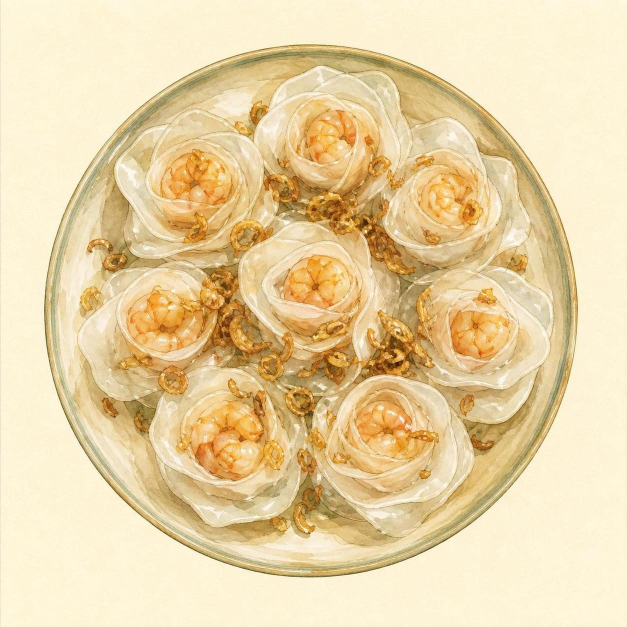
#> input picture nonla-app/assets/dishes/banh-bao-banh-vac.jpg, 1254 x 1254 px (shown at 1/2 size)
$ python _shrink.py assets/dishes/banh-bao-banh-vac.jpg assets/dishes/banh-beo.jpg assets/dishes/banh-beo.jpg 5
#> lines starting #> are read from the running program, lines starting #| are printed output that depends on the picture

import sys
from PIL import Image
src, dst, mode, px = sys.argv[1], sys.argv[2], sys.argv[3], int(sys.argv[4])
im = Image.open(src).convert("RGB")
#> im is the input picture: PIL image 1254x1254 RGB; mean R, G, B 233, 210.7, 165.3
if mode == "icon":
    s = min(im.size)
    l = (im.width - s) // 2
    t = (im.height - s) // 2
    im = im.crop((l, t, l + s, t + s)).resize((px, px), Image.LANCZOS)
    im.save(dst, "WEBP", quality=88, method=6)
else:
    # Khung ảnh trong app cố định 16/10. Proxy trả kích thước tuỳ hứng nên
    # phải tự cắt về đúng tỉ lệ ở đây — để app cắt bằng object-fit thì phần
    # bị mất là ngẫu nhiên và không ai thấy trước được.
    TARGET = 16 / 10
    r = im.width / im.height
#> r = 1
    if r > TARGET:                      # quá rộng → xén hai bên
        w = round(im.height * TARGET)
        l = (im.width - w) // 2
        im = im.crop((l, 0, l + w, im.height))
    elif r < TARGET:                    # quá cao → giữ phần TRÊN
        h = round(im.width / TARGET)
#> h = 784
        # Cắt từ 12% xuống chứ không cắt giữa: ảnh phố thì trời chiếm phần
        # trên và mặt đường chiếm phần dưới, thứ đáng giữ là dải giữa-trên
        # nơi có mặt tiền quán và biển hiệu.
        t = min(round(im.height * 0.12), im.height - h)
#> t = 150
        im = im.crop((0, t, im.width, t + h))
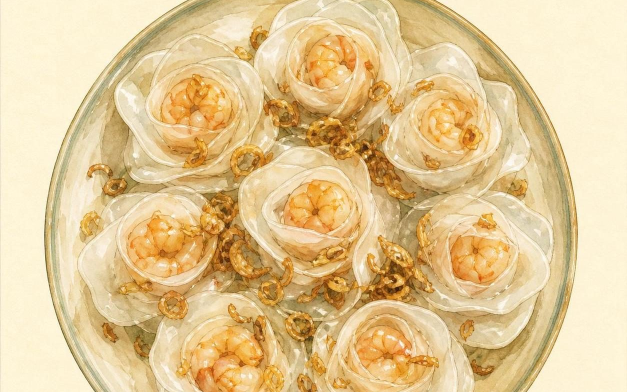
#> im: PIL image 1254x784 RGB (shown at 1/2 size); mean R, G, B 227.2, 199.4, 148.2
    im = im.resize((px, round(px / TARGET)), Image.LANCZOS)
    im.save(dst, "JPEG", quality=84, optimize=True, progressive=True)
print(im.size[0], im.size[1])
#| 5 3

$ run again, on nonla-app/assets/dishes/banh-bot-loc.jpg
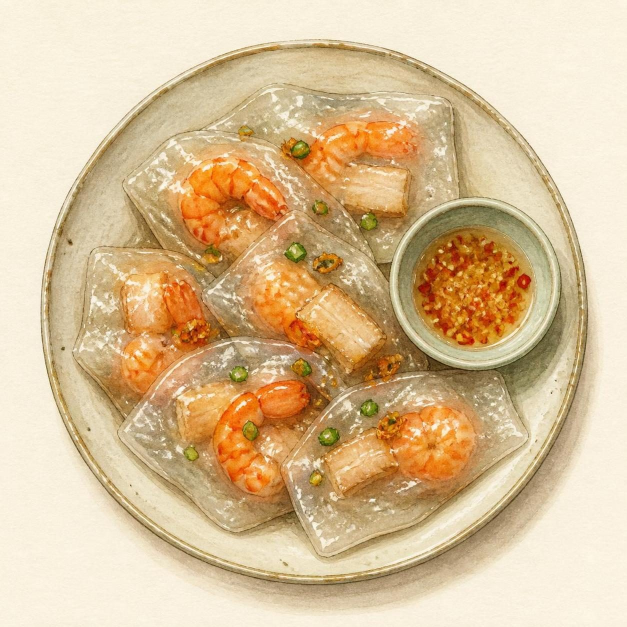
#> input picture nonla-app/assets/dishes/banh-bot-loc.jpg, 1254 x 1254 px (shown at 1/2 size)
#> im is the input picture: PIL image 1254x1254 RGB; mean R, G, B 217.6, 190.9, 151.1
#> `im = im.crop((0, t, im.width, t + h))`:
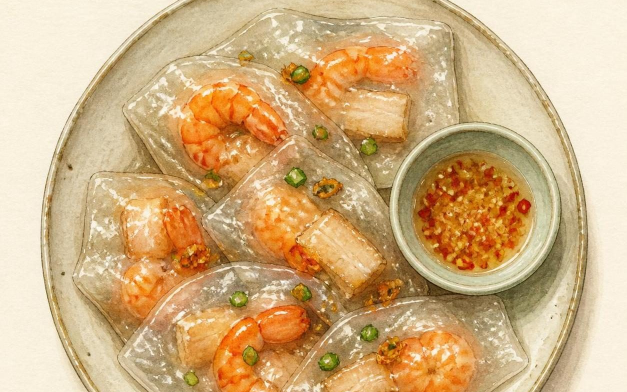
#> im: PIL image 1254x784 RGB (shown at 1/2 size); mean R, G, B 209.6, 176, 129.1
#| 5 3

$ run again, on nonla-app/assets/dishes/banh-canh-ca-loc.jpg
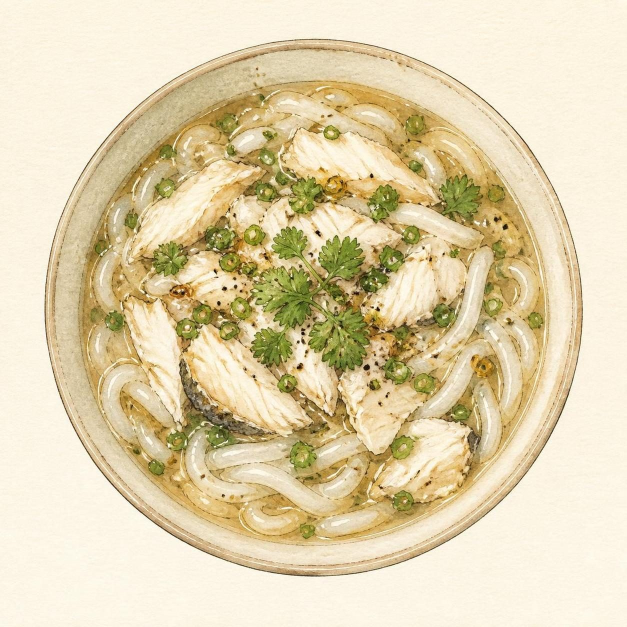
#> input picture nonla-app/assets/dishes/banh-canh-ca-loc.jpg, 1254 x 1254 px (shown at 1/2 size)
#> im is the input picture: PIL image 1254x1254 RGB; mean R, G, B 224.9, 210.4, 174.1
#> `im = im.crop((0, t, im.width, t + h))`:
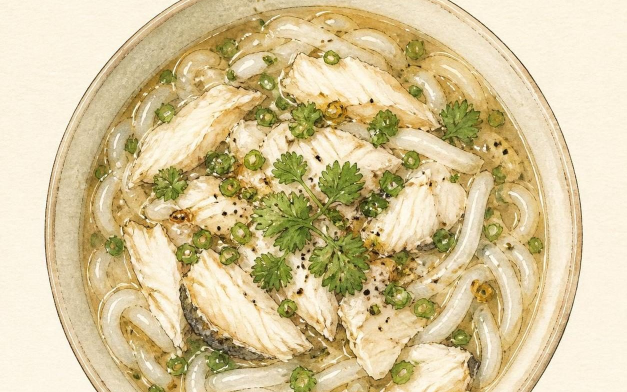
#> im: PIL image 1254x784 RGB (shown at 1/2 size); mean R, G, B 214.1, 197.8, 154.5
#| 5 3

$ run again, on nonla-app/assets/dishes/banh-cuon.jpg
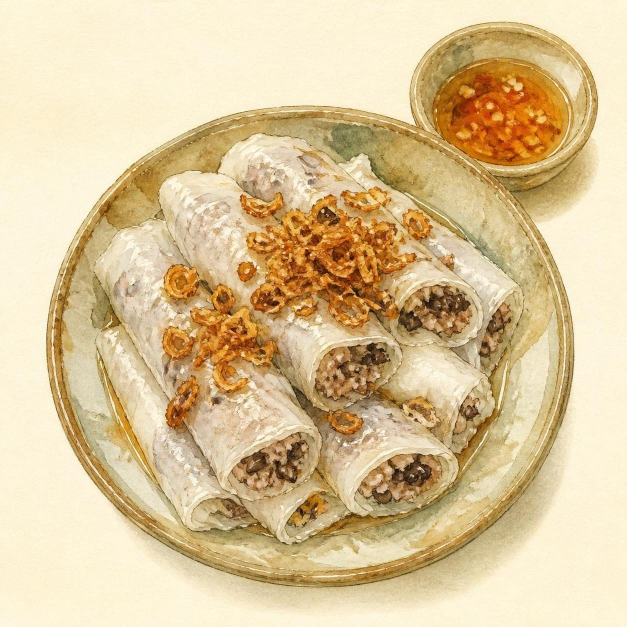
#> input picture nonla-app/assets/dishes/banh-cuon.jpg, 1254 x 1254 px (shown at 1/2 size)
#> im is the input picture: PIL image 1254x1254 RGB; mean R, G, B 219.3, 196.3, 153.4
#> `im = im.crop((0, t, im.width, t + h))`:
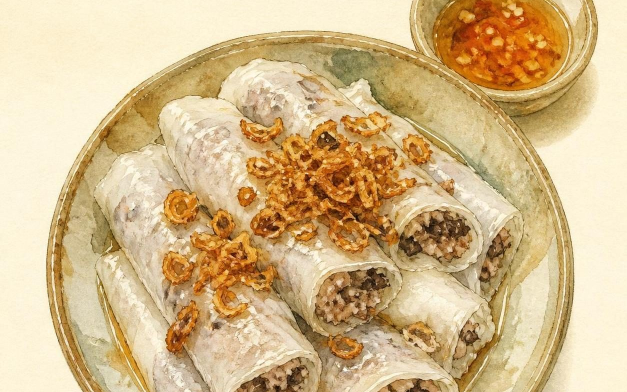
#> im: PIL image 1254x784 RGB (shown at 1/2 size); mean R, G, B 212.5, 184.9, 138.7
#| 5 3
